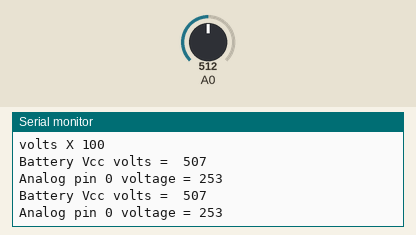
A sketch run on a simulated Arduino Mega 2560, built with avr-gcc and run on an emulated ATmega2560. On the bench: the last lines printed to the serial monitor. Inputs (shaded band) come from the test bench; at power-on: A0 = 512.

Above: at 1.3 s.
1.4 s: A0 set to 716
At 2.7 s:
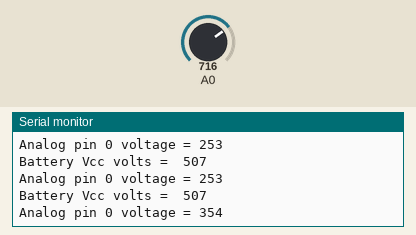
2.9 s: A0 set to 900
At 4.2 s:
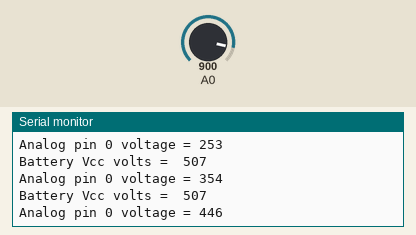
Timing chart, 0 to 5.9 s (numbered marks = the images above; inputs shaded):
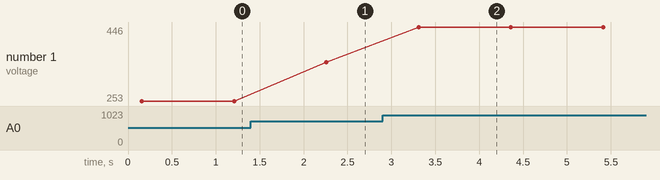

Measured:
- after the input at 1.4 s, the serial monitor: prints a new line after 0.86 s (image 1)
- after the input at 2.9 s, the serial monitor: prints a new line after 0.41 s (image 2)
- plotted number 1: 253 → 354 after the input at 1.4 s, 354 → 446 after the input at 2.9 s

The sketch:

volt.ino
```cpp
// Function created to obtain chip's actual Vcc voltage value, using internal bandgap reference
// This demonstrates ability to read processors Vcc voltage and the ability to maintain A/D calibration with changing Vcc
// Now works for 168/328 and mega boards.
// Thanks to "Coding Badly" for direct register control for A/D mux
// 1/9/10 "retrolefty"

int battVolts;   // made global for wider avaliblity throughout a sketch if needed, example a low voltage alarm, etc

void setup(void)
    {
     Serial.begin(38400);
     Serial.print("volts X 100");
     Serial.println( "\r\n\r\n" );
     delay(100);
    }

void loop(void)
    {
     battVolts=getBandgap();  //Determins what actual Vcc is, (X 100), based on known bandgap voltage
     Serial.print("Battery Vcc volts =  ");
     Serial.println(battVolts);
     Serial.print("Analog pin 0 voltage = ");
     Serial.println(map(analogRead(0), 0, 1023, 0, battVolts));
     Serial.println();
     delay(1000);
    }

int getBandgap(void) // Returns actual value of Vcc (x 100)
    {

#if defined(__AVR_ATmega1280__) || defined(__AVR_ATmega2560__)
     // For mega boards
     const long InternalReferenceVoltage = 1115L;  // Adjust this value to your boards specific internal BG voltage x1000
        // REFS1 REFS0          --> 0 1, AVcc internal ref. -Selects AVcc reference
        // MUX4 MUX3 MUX2 MUX1 MUX0  --> 11110 1.1V (VBG)         -Selects channel 30, bandgap voltage, to measure
     ADMUX = (0<<REFS1) | (1<<REFS0) | (0<<ADLAR)| (0<<MUX5) | (1<<MUX4) | (1<<MUX3) | (1<<MUX2) | (1<<MUX1) | (0<<MUX0);

#else
     // For 168/328 boards
     const long InternalReferenceVoltage = 1056L;  // Adjust this value to your boards specific internal BG voltage x1000
        // REFS1 REFS0          --> 0 1, AVcc internal ref. -Selects AVcc external reference
        // MUX3 MUX2 MUX1 MUX0  --> 1110 1.1V (VBG)         -Selects channel 14, bandgap voltage, to measure
     ADMUX = (0<<REFS1) | (1<<REFS0) | (0<<ADLAR) | (1<<MUX3) | (1<<MUX2) | (1<<MUX1) | (0<<MUX0);

#endif
     delay(50);  // Let mux settle a little to get a more stable A/D conversion
        // Start a conversion
     ADCSRA |= _BV( ADSC );
        // Wait for it to complete
     while( ( (ADCSRA & (1<<ADSC)) != 0 ) );
        // Scale the value
     int results = (((InternalReferenceVoltage * 1024L) / ADC) + 5L) / 10L; // calculates for straight line value
     return results;

    }
```
